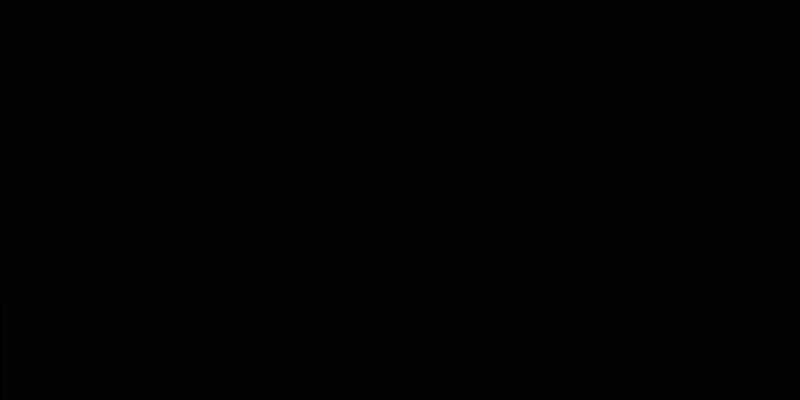
Frame 1 (no input)
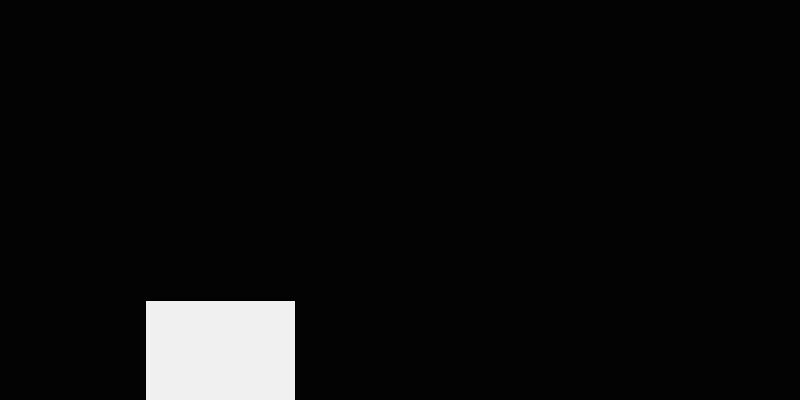
Frame 60 (the mouse pressed at the canvas centre just before this capture)
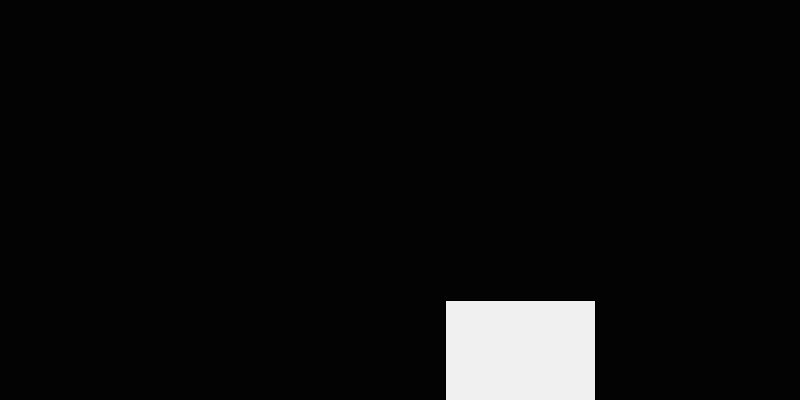
Frame 120 (the mouse held since frame 60 and released just before this capture)

The Processing sketch that drew these frames (run headless with seeded random() and noise(); from frame 60 on, the mouse is pressed at the canvas centre):

// Processing sketch: mover
// ── mover.pde
/*
  David Valencia
  Gaming1
  Rectangle (left-right)
*/


int start;
void setup()
{
  size(800,400);
  fill(#7C0000);
  start = -150;
  
}

void draw()
{
 background(#030303);
 fill(#F0F0F0);
 rect(start, height-100, 150, 100);
 start = start+ 5;
 if  (start >= width )
{
  start = -150;

}

 

 
}
